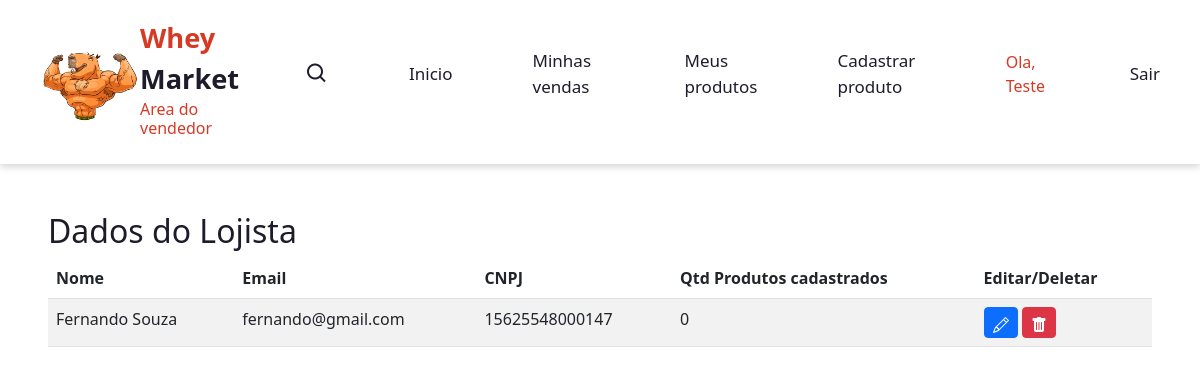
The page /lojistaPage.php (signed in) on the database as committed earlier.
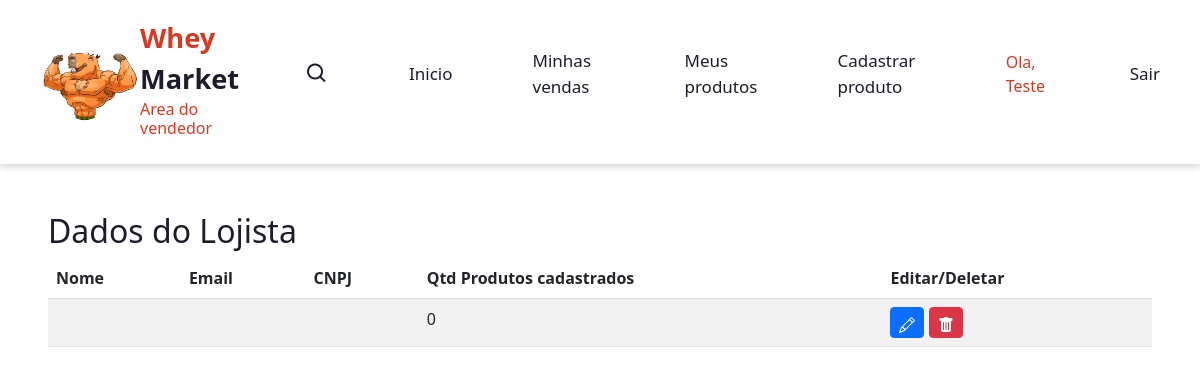
The same page on the database as committed later.
### tables this page shows
CREATE TABLE `lojista` (
  `ID` int(11) NOT NULL,
  `CNPJ` char(18) DEFAULT NULL,
  `email` varchar(50) DEFAULT NULL,
  `Nome` varchar(100) DEFAULT NULL,
  `senha` char(32) DEFAULT NULL,
  `fk_Cadastro_Tipo_ID` int(11) DEFAULT NULL
);

### lojistaPage.php (the view, shortened to what this page needs)
<?php
require('conexao.php');
$idLojista = $_SESSION['id'];
$sql = "select * from lojista where ID = '$idLojista'";
if ($result = $conn->query($sql)) {
    $lojista = mysqli_fetch_assoc($result);
    $sql2 = "SELECT * from produto where fk_Lojista_ID=$idLojista";
    $result2 = $conn->query($sql2);
} else {
}
?>
<!DOCTYPE html>
<html lang="Pt-br">
<?php include('htmlhead.php');?>
<body>
<header>
    <nav class="navigation ">
        <div class="flex-center-logo">
            <a href="lojistaPage.php"><img src="src/img/logo.png" width="100px" height="100px"></a>
            <a href="lojistaPage.php" class="logo">Whey <span>Market</span>
                <h6>Area do vendedor</h6>
            </a>
        </div>
        <div>
            <ul class="nav-menu">
                <i class='bx bx-search'></i>
                <li class="nav-item"><a href="lojistaPage.php">Inicio</a></li>
                <li class="nav-item"><a href="#">Minhas vendas</a></li>
                <li class="nav-item"><a href="produtosListar.php">Meus produtos</a></li>
                <li class="nav-item"><a href="produtoCadastro.php">Cadastrar produto</a></li>
                <li class="nav-item"><span class='text-red'>Ola, <?php echo $_SESSION['Nome'] ?></span></li>
                <li class="nav-item"><a href="logout.php">Sair</a></li>
            </ul>
        </div>
    </nav>
</header>
<div class="container-fluid">
    <div class="row">
        <div class="col p-5">
            <table class="table table-hover table-striped">
                <thead>
                <h2>Dados do Lojista</h2>
                <tr>
                    <th scope="col">Nome</th>
                    <th scope="col">Email</th>
                    <th scope="col">CNPJ</th>
                    <th scope="col">Qtd Produtos cadastrados</th>
                    <th scope="col">Editar/Deletar</th>
                </tr>
                </thead>
                <tbody>
                <tr>
                    <td><?php echo $lojista['Nome'] ?></td>
                    <td><?php echo $lojista['email'] ?></td>
                    <td><?php echo $lojista['CNPJ'] ?></td>
                    <td><?php echo mysqli_num_rows($result2) ?></td>
                    <td>
                        <a class='btn btn-sm btn-primary' href='editLojista.php?&id=<?php echo $lojista['ID'] ?>'
                           title='Editar'>
                        </a>
                        <button type="button" class="btn btn-sm btn-danger" id="btn-confirm" data-bs-toggle="modal"
                                data-bs-target="#JanelaModal">
                        </button>
</body>
</html>

### htmlhead.php (shortened to what this page needs)
<head>
    <link href="https://cdn.jsdelivr.net/npm/bootstrap@5.3.0-alpha3/dist/css/bootstrap.min.css" rel="stylesheet"
>
    <link href='https://unpkg.com/boxicons@2.1.4/css/boxicons.min.css' rel='stylesheet'>
    <link href='https://unpkg.com/boxicons@2.1.2/css/boxicons.min.css' rel='stylesheet'>
    <link rel="stylesheet" href="css/style.css">
</head>

### css/style.css (style rules this page uses)
* { margin: 0; padding: 0; box-sizing: border-box; list-style: none; text-decoration: none; }
:root { --red:#d63a25; --white:#fff; --dark:#1e1c2a; }
.flex-center-logo { display: flex; align-items: center; }
body { color: var(--dark); background: var(--white); }
.navigation { display: flex; align-items: center; justify-content: space-between; padding: 18px 40px; box-shadow: 0 0.1rem 0.5rem #ccc; width: 100%; background: var(--white); transition: all 0.5s; }
.navigation .logo { color: var(--red); font-size: 1.7rem; font-weight: 600; }
.logo span { color: var(--dark); left: 100px; }
.navigation ul { display: flex; align-items: center; gap: 5rem; }
.navigation ul li a { color: var(--dark); font-size: 17px; font-weight: 500; transition: all 0.5s; }
.navigation i { cursor: pointer; font-size: 1.5rem; }
a { text-decoration: none; color: inherit; }
.text-red { color:var(--red) }

Rows that differ between the two databases and show on the page:
removed lojista: Nome "Fernando Souza", email "fernando@gmail.com", CNPJ "15625548000147"
